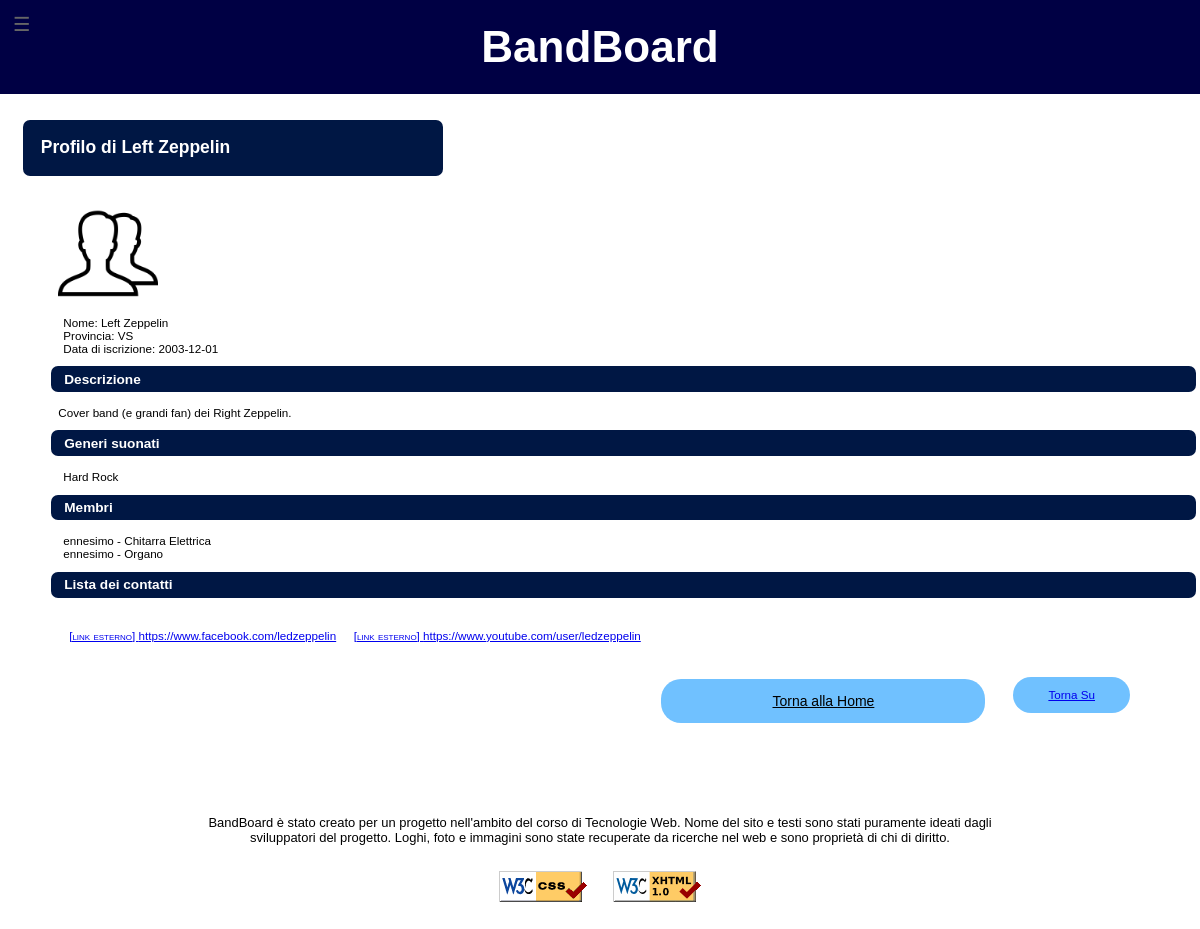
/profiloGruppo/profiloGruppo.php?idGruppo=4, run on the app's committed database.
### tables this page shows
CREATE TABLE IF NOT EXISTS GeneriGruppi (
	gruppo		    INT(10) UNSIGNED NOT NULL,
	genere			VARCHAR(45) NOT NULL,
	PRIMARY KEY (gruppo, genere),
	FOREIGN KEY (gruppo) REFERENCES Gruppi (idGruppo)
	    ON DELETE CASCADE
	    ON UPDATE CASCADE,
    FOREIGN KEY (genere) REFERENCES GeneriMusicali (nome)
        ON DELETE CASCADE
        ON UPDATE CASCADE
);

CREATE TABLE IF NOT EXISTS Conoscenze (
	idConoscenza	INT(10) UNSIGNED PRIMARY KEY AUTO_INCREMENT,
	utente			VARCHAR(25) NOT NULL,
	strumento		VARCHAR(45) NOT NULL,
	FOREIGN KEY (utente) REFERENCES Utenti (username)
	    ON DELETE CASCADE
	    ON UPDATE CASCADE,
    FOREIGN KEY (strumento) REFERENCES Strumenti (nome)
        ON DELETE CASCADE
        ON UPDATE CASCADE
);

CREATE TABLE IF NOT EXISTS ContattiGruppi (
	idContatto		INT(10) UNSIGNED PRIMARY KEY AUTO_INCREMENT,
	gruppo		    INT(10) UNSIGNED NOT NULL,
	tipoContatto	VARCHAR(20) NOT NULL,
	contatto		VARCHAR(100) NOT NULL COMMENT 'Stringa contenente il recapito',
	FOREIGN KEY (gruppo) REFERENCES Gruppi (idGruppo)
	    ON DELETE CASCADE
	    ON UPDATE CASCADE,
    FOREIGN KEY (tipoContatto) REFERENCES TipiContatti (nome)
        ON DELETE CASCADE
        ON UPDATE CASCADE
);

### lib/php/paths.php (called while the page is built)
<?php
class Paths {
	public static function getRelativePath($from, $to) {
		$from = is_dir($from) ? rtrim($from, '\/') . '/' : $from;
		$to   = is_dir($to)   ? rtrim($to, '\/') . '/'   : $to;
		$from = str_replace('\\', '/', $from);
		$to   = str_replace('\\', '/', $to);
		$from     = explode('/', $from);
		$to       = explode('/', $to);
		$relPath  = $to;
		foreach ($from as $depth => $dir) {
			if ($dir === $to[$depth]) {
				array_shift($relPath);
			} else {
				$remaining = count($from) - $depth;
				if ($remaining > 1) {
					$padLength = (count($relPath) + $remaining - 1) * -1;
					$relPath = array_pad($relPath, $padLength, '..');
					break;
				} else {
					$relPath[0] = './' . $relPath[0];
				}
			}
		}
		return implode('/', $relPath);
	}
}

### profiloGruppo/profiloGruppo.php (the view, shortened to what this page needs)
<?php
include_once "../lib/php/start.php";
include_once "../lib/php/header.php";
include_once "../lib/php/menu.php";
include_once "../lib/php/footer.php";
function getNome($codice) {
	$nome="";
	$connessione=dbConnectionData::getMysqli();
	try {
		if ($connessione->connect_errno) {
			throw new Exception("Connessione fallita: ".$connessione->connect_error.".");
		} else {
			$query="SELECT nome FROM Gruppi WHERE idGruppo=\"".$codice."\";";
			if (!$result=$connessione->query($query)) {
				$page .= "Query non valida: ".$connessione->error.".";
			} else {
				if ($result->num_rows>0) {
					$row=$result->fetch_array(MYSQLI_ASSOC);
					$nome=$row['nome'];
				}
			}
		}
	} catch (Exception $e){
		$page .= "Errore: dati non recuperati (".$e->getMessage().").";
	}
	return $nome;
}
$page="";
$page=$page.Start::getHead(array(
	'Titolo' => getNome($_REQUEST['idGruppo'])." - BandBoard",
	'DescrizioneBreve' => "Profilo Gruppo - BandBoard",
	'Descrizione' => "Pagina di visualizzazione di un gruppo del sito BandBoard",
	'Keywords' => array("BandBoard", "profilo", getNome($_REQUEST['idGruppo']), "gruppo", "band", "bacheca", "musica", "musicisti", "gruppi"),
	'Stylesheets' => array("style.css"),
	'Extra' => array("<link rel=\"stylesheet\" media=\"handheld, screen and (max-width:480px), only screen and (max-device-width:480px)\" href=\"lib/css/style_mobile.css\" type=\"text/css\" />", '<link rel="stylesheet" type="text/css" media="print" href="../lib/css/style_print.css" />')
	));
$page=$page."<body>";
$page=$page.Header::getHeader();
if (isset($_SESSION['username'])) {
	$logout="<div class=\"logout\">
                <form action=\"../lib/php/logout.php\" method=\"post\">
	                <p><input type=\"submit\" id=\"logout\" value=\"Logout\" /></p>
                </form>
            </div>";
	$page=$page.$logout;
	$page=$page."<div class=\"nav\">".Menu::getMenu(array('<a href="../index.php" xml:lang="en" lang="en">Home</a>', "<a href='../settings/index.php'>Modifica Profilo</a>", "<a href='../cercaUtenti/index.php'>Cerca Utenti</a>", "<a href='../cercaGruppi/index.php'>Cerca Gruppi</a>", "<a href='../gestioneGruppi/gestioneGruppi.php'>I miei Gruppi</a>"))."</div>";
} else {
	$page=$page."<div class=\"nav\">".Menu::getMenu(array('<a href="../index.php" xml:lang="en" lang="en">Home</a>', "<a href='../cercaUtenti/index.php'>Cerca Utenti</a>", "<a href='../cercaGruppi/index.php'>Cerca Gruppi</a>"))."</div>";
}
$page=$page.file_get_contents(realpath(dirname(__FILE__))."/profiloGruppo.txt");
$connessione=dbConnectionData::getMysqli();
try {
	if ($connessione->connect_errno) {
		throw new Exception("Connessione fallita: ".$connessione->connect_error.".");
	} else {
		$query="SELECT idGruppo, nome, immagine, descrizione, provincia, dataIscrizione FROM Gruppi WHERE idGruppo=\"".$_REQUEST["idGruppo"]."\";";
		if (!$result=$connessione->query($query)) {
			$page .= "Query non valida: ".$connessione->error.".";
		} else {
			if ($result->num_rows>0) {
				while ($row=$result->fetch_array(MYSQLI_ASSOC)) {
					if ($row['immagine']==NULL) {
						$row['immagine']="defaultBand.png";
						$img="<img id=\"fotoprofilo\" src=\"../images/site/".$row['immagine']."\" alt=\"Immagine di ".$row['nome']."\" />";
					} else {
						$img="<img id=\"fotoprofilo\" src=\"../images/bands/".$row['immagine']."\" alt=\"Immagine di ".$row['nome']."\" />";
					}
					$page=str_replace("<immagineProfilo />", $img, $page);
					$page=str_replace("<nome />", $row['nome'], $page);
					$page=str_replace("<provincia />", $row['provincia'], $page);
					$page=str_replace("<dataIscrizione />", substr($row['dataIscrizione'], 0, 10), $page);
					$page=str_replace("<descrizione />", $row['descrizione'], $page);
				}
			}
		}
		$query="SELECT gruppo, genere FROM GeneriGruppi WHERE gruppo=\"".$_REQUEST["idGruppo"]."\";";
		$gen="";
		if (!$result=$connessione->query($query)) {
			$page .= "Query non valida: ".$connessione->error.".";
		} else {
			if ($result->num_rows>0) {
			    $gen="<ul>";
				while ($row=$result->fetch_array(MYSQLI_ASSOC)) {
					$gen=$gen."<li>".$row['genere']."</li>";
				}
				$gen=$gen."</ul>";
			} else {
				$gen="<p>Nessun genere</p>";
			}
		}
		$page=str_replace("<generi />", $gen, $page);
		$query="SELECT gruppo, utente, strumento FROM Formazioni JOIN Conoscenze ON ruolo=idConoscenza WHERE gruppo=\"".$_REQUEST["idGruppo"]."\";";
		$members="";
		if (!$result=$connessione->query($query)) {
			$page .= "Query non valida: ".$connessione->error.".";
		} else {
			if ($result->num_rows>0) {
			    $members="<ul>";
				while ($row=$result->fetch_array(MYSQLI_ASSOC)) {
					$members=$members."<li>".$row['utente']." - ".$row['strumento']."</li>";
				}
				$members=$members."</ul>";
			}
		}
		$page=str_replace("<membri />", $members, $page);
		$query="SELECT gruppo, tipoContatto, contatto FROM ContattiGruppi WHERE gruppo=\"".$_REQUEST["idGruppo"]."\" ORDER BY tipoContatto;";
		$contacts="";
		if (!$result=$connessione->query($query)) {
			$page .= "Query non valida: ".$connessione->error.".";
		} else {
			if ($result->num_rows > 0) {
			    $contacts = '<ul>';
				while ($row=$result->fetch_array(MYSQLI_ASSOC)) {
					switch ($row['tipoContatto']) {
						case 'telegram':
						case 'youtube':
						case 'facebook':
							$contacts .= '<li><a class="external" href="' . $row['contatto'] . '" target="_blank">' . $row['contatto'] . '</a></li>';
							break;
					}
				}
				$contacts .= '</ul>';
			} else {
				$contacts = '<p>Nessuna informazione di contatto.</p>';
			}
		}
		$page=str_replace("<contatti />", $contacts, $page);
	}
} catch (Exception $e){
	$page .= "Errore: dati non recuperati (".$e->getMessage().").";
}
if (!isset($_REQUEST['page']) || $_REQUEST['page']=="index") {
	$pagPrec="<p class=\"paginaPrec\"><a href=\"../index.php\" id=\"torna\">Torna alla <span xml:lang=\"en\" lang=\"en\">Home</a></p>";
} else {
	if ($_REQUEST['page']=="ricerca") {
		$pagPrec="<p class=\"paginaPrec\"><a href=\"../cercaGruppi/index.php?num=".$_REQUEST['num']."\" id=\"torna\">Torna alla Ricerca</a></p>";
	}
}
$page=str_replace("<pagPrec />", $pagPrec, $page);
$page=str_replace("<footer />", Footer::getFooter(), $page);
$page=$page."</body></html>";
echo $page;
?>

### data on the page
generigruppi: genere "Hard Rock"
conoscenze: utente "ennesimo", strumento "Chitarra Elettrica"
conoscenze: utente "ennesimo", strumento "Organo"
contattigruppi: contatto "https://www.facebook.com/ledzeppelin"
contattigruppi: contatto "https://www.youtube.com/user/ledzeppelin"

### other printed values
$nomeSito "BandBoard"
str_replace("<immagineProfilo />", $img, $page) "Profilo di Left Zeppelin Nome: Left Zeppelin Provincia: VS Data di iscrizione: 2003-12-01 Descrizione Cover band (e grandi fan) dei Right Zeppelin. Generi suonati Membri Lista dei contatti Torna Su"
